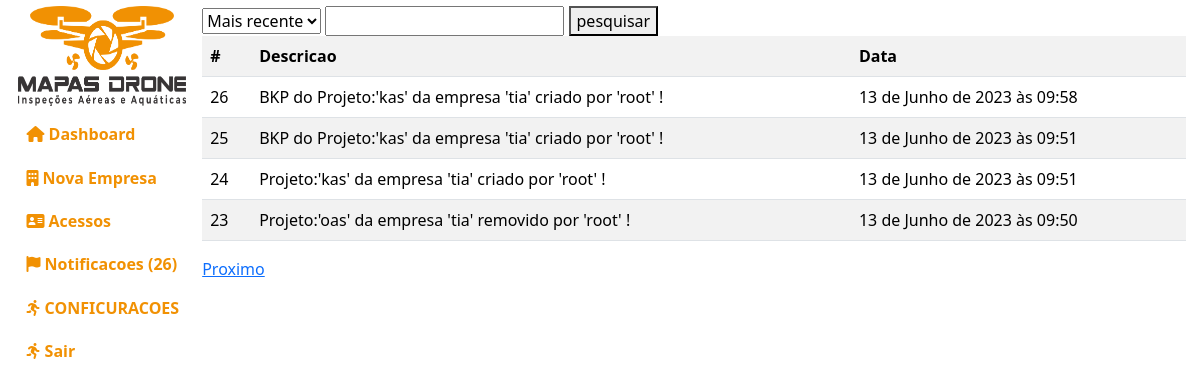
Before: /administracao/notificacoes/ (signed in) with the older database file.
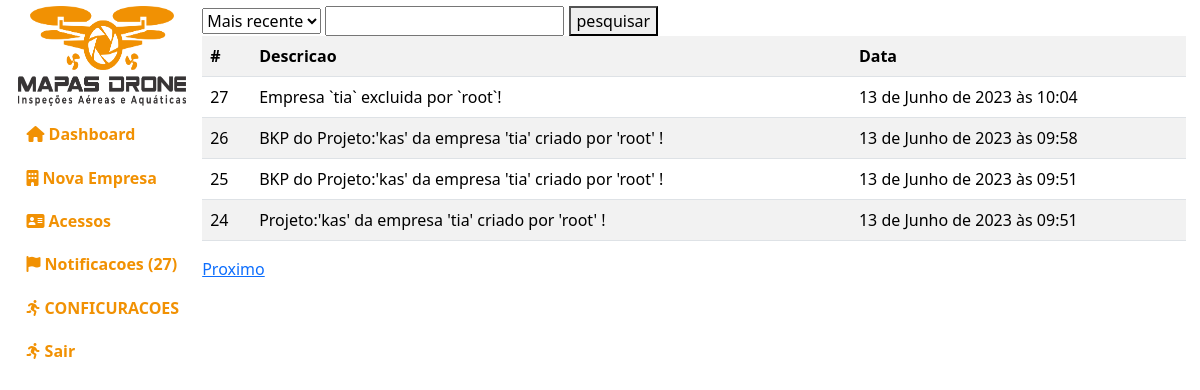
After: the same page with the newer database file.
### empresa/models.py (models this page shows, shortened)
class Notificacoes(models.Model):
    descricao = models.TextField(default="")
    visto = models.BooleanField(default=0)
    data = models.DateTimeField(default=timezone.now)
    class Meta:
        db_table = "notificacoes"
        verbose_name = "Notificacao"
        verbose_name_plural = "Notificacoes"
        ordering = ["-id"]

### administracao/views.py (the view)
# urls.py: path("notificacoes/", views.notificacoes),
def notificacoes(request):
    if request.user.is_authenticated and request.user.is_superuser:
        notificacoes = pega_notificacoes()
        if request.method == "POST":
            if request.POST.get("pesquisa"):
                notificacoes = notificacoes.filter(
                    descricao__contains=request.POST.get("pesquisa"))
            if request.POST.get("ordem") == '2':
                notificacoes = notificacoes.order_by("id")
        pages = paginacao(request, data=notificacoes, qtd_pagina=4)
        update_notificacoes(notificacoes)
        context = {"notificacoes": notificacoes, "pages": pages}
        return render(request, "administracao/public/notificacoes.html", context)
    return redirect("/")

### administracao/views.py (called while the page is built)
def pega_notificacoes(ordem="last"):
    notificacoes = Notificacoes.objects.all()
    return notificacoes

def update_notificacoes(notificacoes):
    for n in notificacoes:
        up = Notificacoes.objects.filter(id=n.id)
        up.update(visto=1)

### index/funcoes.py (called while the page is built)
def paginacao(request, data, qtd_pagina):
    paginacao = Paginator(data, qtd_pagina)
    page_num = request.GET.get('page')
    page = paginacao.get_page(page_num)
    return page

### templates/administracao/public/notificacoes.html (shortened to what this page needs)
{% extends 'base.html' %}
{% load static %}
{% load django_bootstrap5 %}
{% block css %}
<link rel="stylesheet" href="{% static 'index/css/administracao.css' %}">
{% endblock %}
{% block ld %}
{% if notificacoes %}
<div class="filtro">
    <form action="" method="post">
        <select name="ordem" id="ordem">
            <option value="1">Mais recente</option>
        </select>
        <input type="search" name="pesquisa" id="pesquisa" />
        <button>pesquisar</button>
    </form>
</div>
<table class="table table-striped">
    <tr>
        <th>#</th>
        <th>Descricao</th>
        <th>Data</th>
    </tr>
    {% for page in pages %}
        <tr>
            <td>{{page.id}}</td>
            <td>{{page.descricao}}</td>
            <td>{{page.data}}</td>
        </tr>
    {% endfor %}
</table>
{% if pages.has_next %}
<a href="?page={{pages.next_page_number}}">Proximo</a>
{% endif %}
{% else %}
<div class="alert alert-danger">Sem notificacoes</div>
{% endif %}
{% endblock %}

Changed rows visible on the page:
no longer on this page (row edited): Notificacoes: id "23", descricao "Projeto:'oas' da empresa 'tia' removido por 'root' !", data "13 de Junho de 2023 às 09:50"
added Notificacoes: id "27", descricao "Empresa `tia` excluida por `root`!", data "13 de Junho de 2023 às 10:04"
Other visible differences:
{{ notificacoes|length }}: "26" → "27"
